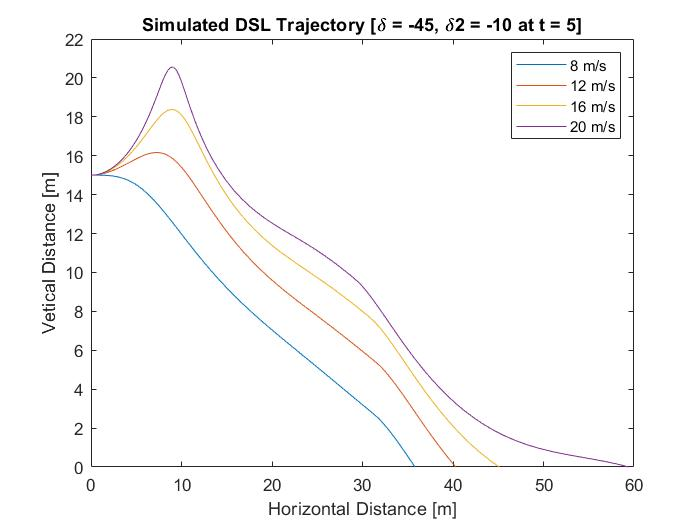
#> input picture Matlab/adjust_angle_pics/-10.jpg, 700 x 525 px, given in place of the camera
$ python color.py
#> lines starting #> are read from the running program, lines starting #| are printed output that depends on the picture
import cv2
import numpy as np

def nothing(x):
    pass

lowH = 0
lowS = 0
lowV = 0
highH = 179
highS = 255
highV = 255

cv2.namedWindow('HSV Scale')

cv2.createTrackbar('lowH',  'HSV Scale', lowH , 180, nothing)
cv2.createTrackbar('highH', 'HSV Scale', highH, 180, nothing)

cv2.createTrackbar('lowS' , 'HSV Scale', lowS , 255, nothing)
cv2.createTrackbar('highS', 'HSV Scale', highS, 255, nothing)

cv2.createTrackbar('lowV' , 'HSV Scale', lowV , 255, nothing)
cv2.createTrackbar('highV', 'HSV Scale', highV, 255, nothing)

#cap = cv2.VideoCapture("http://192.168.1.78:8081")
# cap = cv2.VideoCapture("rtsp://192.168.2.220:554/stream/1")
# cap = cv2.VideoCapture("long_video.mov")
cap = cv2.VideoCapture(0)

while True:
    ret, frame = cap.read()
#> frame is the input picture: shape (525, 700, 3); mean B, G, R 248.7, 248.9, 249.1
    if frame is None:
        print('image is None')
        continue
#    frame = cv2.imread('img.jpg')
    lowH = cv2.getTrackbarPos('lowH', 'HSV Scale')
    lowS = cv2.getTrackbarPos('lowS', 'HSV Scale')
    lowV = cv2.getTrackbarPos('lowV', 'HSV Scale')

    highH = cv2.getTrackbarPos('highH', 'HSV Scale')
    highS = cv2.getTrackbarPos('highS', 'HSV Scale')
    highV = cv2.getTrackbarPos('highV', 'HSV Scale')

    lower = np.array([lowH, lowS, lowV])
    upper = np.array([highH, highS, highV])

    frame = cv2.resize(frame, None, fx=0.5, fy=0.5)
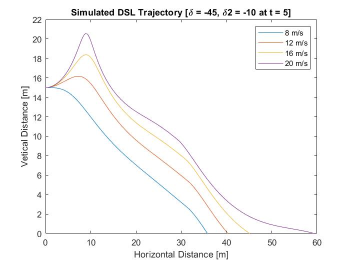
#> frame: shape (262, 350, 3); mean B, G, R 248.7, 248.9, 249.1
    blurred = cv2.GaussianBlur(frame, (5, 5), 0)
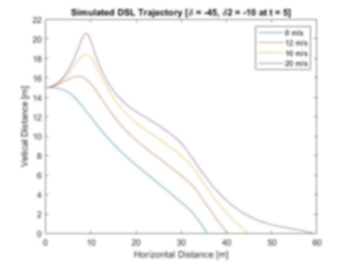
#> blurred: shape (262, 350, 3); mean B, G, R 248.7, 249, 249.1
    hsv = cv2.cvtColor(blurred, cv2.COLOR_BGR2HSV)
#> hsv: shape (262, 350, 3); mean H, S, V 9.3, 1, 249.3

    mask = cv2.inRange(hsv, lower, upper)
#> mask: shape (262, 350); every value is 255
    #mask = cv2.erode(mask, None, iterations=2)
    #mask = cv2.dilate(mask, None, iterations=2)

    frame = cv2.bitwise_and(frame, frame, mask=mask)
    cv2.imshow('Original', frame)
    cv2.imshow('Frame:', mask)

    key = cv2.waitKey(1) & 0xFF
#> (key q is pressed here)
    if key == ord('q'):
        break

cv2.destroyAllWindows()
cap.release()
